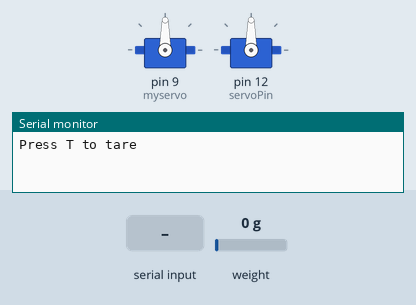
Bench run of a sketch on a simulated Arduino Uno, built with avr-gcc and run on an emulated ATmega328P. Shown: 2 × servo, the last lines printed to the serial monitor. The test bench sets the inputs (shaded band); at power-on: weight on the scale 0 g.

Above: at 2.2 s.
2.3 s: "90,45\n" received over the second serial link
At 2.99 s:
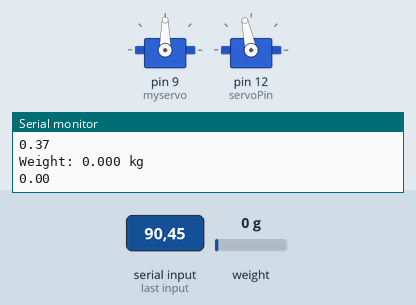
At 3.83 s:
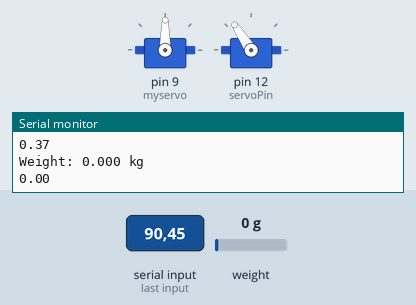
5.3 s: weight on the scale set to 848 g
8.3 s: weight on the scale set to 938 g
At 8.48 s:
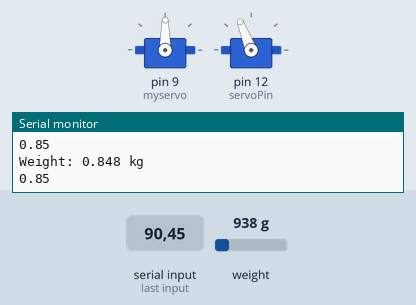
Timing chart, 0 to 11.3 s (numbered marks = the images above; inputs shaded):
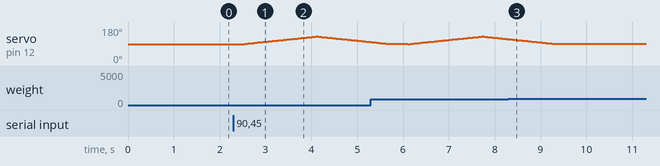

Measured:
- the behaviour switches between 896 and 897 g on weight on the scale (found by bisection; images 2 and 3)
- after the input at 2.3 s, servo on pin 12 (servoPin): rises from 90° to 130° in 1.6 s, then falls to 101° in 1.2 s
- after the input at 8.3 s, servo on pin 12 (servoPin): goes on until 9.3 s, then stays 91°

The sketch:

final.ino
```cpp
//로드셀+모터2개+블루투스를 연결하여 앱에서 급식주기를 누르고 블루투스 연결성공하면 무게 입력 후 확인 누르면 보조모터 1번 왔다갔다 하고나서 주모터 돌아가는데 둘다 계속 같이돌다가 해당무게가되면 멈춘다, 입구를 작게해서 조금만 사료가 떨어지게 한다.
#include <HX711.h>

#include "HX711.h"  //You must have this library in your arduino library folder
#include<Servo.h>
#include <SoftwareSerial.h>


//#define DOUT 3
//#define CLK  2


HX711 scale(A2, A3);

int bluetoothTx = 7;
int bluetoothRx = 8;

SoftwareSerial bluetooth(bluetoothTx, bluetoothRx);
byte buffer[256];
int bufferPosition; // 버퍼에 기록할 위치


//Change this calibration factor as per your load cell once it is found you many need to vary it in thousands

float calibration_factor = -400000; //-106600 worked for my 40Kg max scale setup
Servo myservo;
int pos = 90;
float num = 0;
int pos2 = 180; // servo position in degrees  // 보조서보 초기 180에서 시작
int num2=1; // 보조서보 while문에 이용
Servo microServo;    //서보모터 객체 선언
const int servoPin = 12;    //서보모터 제어핀 할당

void setup() {

  Serial.begin(9600);
  myservo.attach(9);
  Serial.println("Press T to tare");
  bluetooth.begin(9600);
  scale.set_scale(calibration_factor);  //Calibration Factor obtained from first sketch
  bufferPosition = 0;
  microServo.attach(servoPin);    //서보모터 초기화
  scale.tare();             //Reset the scale to 0

}


void loop() {
 // int angle;    //각도 변수 선언


  if(bluetooth.available())
  {
    byte data = bluetooth.read();
    buffer[bufferPosition++] = data;
    num =  (buffer[0]-48)*100 + (buffer[1]-48)*10 + (buffer[2]-48);
    float lastNum = num*0.001;
    Serial.println(lastNum);

    while(true)
    {
        Serial.print("Weight: ");
        Serial.print(scale.get_units(), 3);  //Up to 3 decimal points
        Serial.println(" kg"); //Change this to kg and re-adjust the calibration factor if you follow lbs
        float z = scale.get_units();
        Serial.println(z);

       if(z > lastNum)
       {
          pos = 90;
          //myservo.write (pos);
          bluetooth.println("1");
          break;
        }
       else
       {
              num2=1;
             while(num2==1){
            for(pos2 = 90; pos2 < 130; pos2 += 1)  // 90도에서 130도로 이동합니다.
            {                                  // 이동할때 각도는 1도씩 이동합니다.
                microServo.write(pos2);              // 'pos'변수의 위치로 서보를 이동시킵니다.
                delay(40);                       // 서보 명령 간에 40ms를 기다립니다.
            }

            for(pos2 = 130; pos2 >90 ; pos2 -= 1)  // 130도에서 90도로 이동합니다.
            {                                  // 이동할때 각도는 1도씩 이동합니다.
              microServo.write(pos2);              // 'pos'변수의 위치로 서보를 이동시킵니다.
              delay(40);                       // 서보 명령 간에 40ms를 기다립니다.
            }
          num2--;
          }
           pos = 180;
       }
       // myservo.write (pos);
    }

    //char toSend = 'yyyy';
    //bluetooth.print(toSend);

  }

  //Read from usb serial to bluetooth
  if(Serial.available())
  {

    //char toSend = (char)Serial.read();
    //char toSend = "";
    //bluetooth.print(toSend);
    myservo.write (90);

      //scale.tare();  //Reset the scale to zero

  }
 }
```
